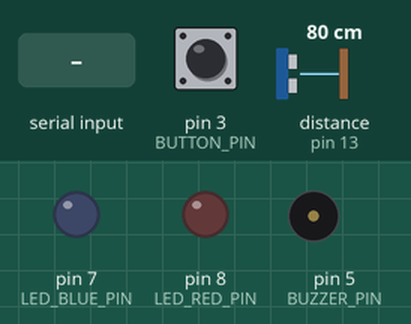
This sketch was run on a simulated Arduino Uno, built with avr-gcc and run on an emulated ATmega328P. Parts: output pins drawn as LEDs (lit = HIGH), buzzer (waves = sounding). Wiring (inferred from the names in the program): ultrasonic range finder: trigger pin 12; echo pin 13. The inputs (shaded band) are chosen by the test bench; at power-on: pin 3 (BUTTON_PIN) LOW, distance to the obstacle (sensor on pin 13) 80 cm. The echo pulse lasts 58.3 µs per cm; pins used as bus, display or sensor lines are not drawn; what the sketch prints to the serial monitor is not drawn.

Above: at 1.2 s.
1.3 s: "LIGHTS,1\n" received over Serial
At 2.4 s:
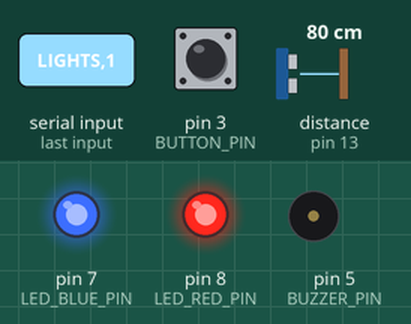
2.8 s: "SIREN,1\n" received over Serial
At 3.5 s:
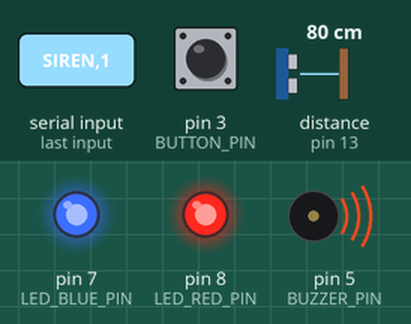
4.3 s: "LIGHTS,0\n" received over Serial
At 4.7 s:
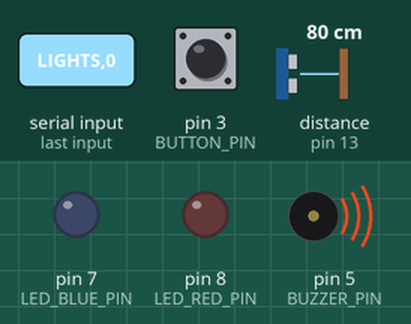
7.4 s: "SIREN,0\n" received over Serial
At 8.2 s:
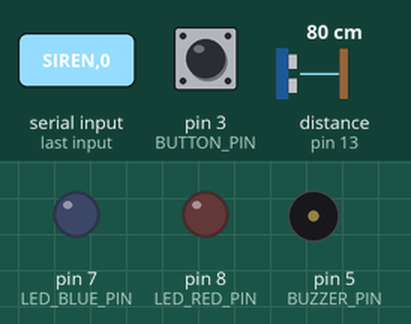
Timing chart, 0 to 9.9 s (numbered marks = the images above; inputs shaded):
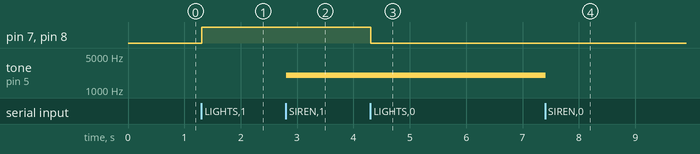

The sketch:

codice.ino
```cpp
const int TRIG_PIN = 12;
const int ECHO_PIN = 13;
const int BUTTON_PIN = 3;
const int LED_RED_PIN = 8;
const int LED_BLUE_PIN = 7;
const int BUZZER_PIN = 5;

const float MOTION_THRESHOLD_CM = 50.0;
const unsigned long SENSOR_INTERVAL_MS = 100;
const unsigned long DEBOUNCE_MS = 40;

bool motionDetected = false;
bool lightsOn = false;
bool sirenOn = false;

// Stato del pulsante e debounce
bool lastRawButtonState = LOW;
bool stableButtonState = LOW;
unsigned long lastButtonChangeMs = 0;

// Temporizzazione del sensore
unsigned long lastSensorReadMs = 0;

// Buffer per i comandi ricevuti da Linux
char commandBuffer[64];
size_t commandLength = 0;


float readDistanceCm() {
    digitalWrite(TRIG_PIN, LOW);
    delayMicroseconds(2);

    digitalWrite(TRIG_PIN, HIGH);
    delayMicroseconds(10);
    digitalWrite(TRIG_PIN, LOW);

    unsigned long duration = pulseIn(ECHO_PIN, HIGH, 25000UL);

    if (duration == 0) {
        return -1.0;  // Nessuna misura valida
    }

    return duration * 0.0343 / 2.0;
}


void setLights(bool on) {
    lightsOn = on;
    digitalWrite(LED_RED_PIN, on ? HIGH : LOW);
    digitalWrite(LED_BLUE_PIN, on ? HIGH : LOW);
}


void setSiren(bool on) {
    sirenOn = on;

    if (on) {
        tone(BUZZER_PIN, 2000);
    } else {
        noTone(BUZZER_PIN);
    }
}


void processCommand(char *command) {
    if (strcmp(command, "LIGHTS,1") == 0) {
        setLights(true);
    } else if (strcmp(command, "LIGHTS,0") == 0) {
        setLights(false);
    } else if (strcmp(command, "SIREN,1") == 0) {
        setSiren(true);
    } else if (strcmp(command, "SIREN,0") == 0) {
        setSiren(false);
    }
}


void readSerialCommands() {
    while (Serial.available() > 0) {
        char c = Serial.read();

        if (c == '\n') {
            commandBuffer[commandLength] = '\0';

            // Rimuove l'eventuale CR finale
            if (commandLength > 0 &&
                commandBuffer[commandLength - 1] == '\r') {
                commandBuffer[commandLength - 1] = '\0';
            }

            processCommand(commandBuffer);
            commandLength = 0;
        } else if (commandLength < sizeof(commandBuffer) - 1) {
            commandBuffer[commandLength++] = c;
        } else {
            // Comando troppo lungo: scarta il buffer
            commandLength = 0;
        }
    }
}


void readMotionSensor() {
    unsigned long now = millis();

    if (now - lastSensorReadMs < SENSOR_INTERVAL_MS) {
        return;
    }

    lastSensorReadMs = now;

    float distance = readDistanceCm();

    // Una misura non valida non viene interpretata come assenza
    // di movimento: manteniamo lo stato precedente.
    if (distance < 0) {
        return;
    }

    bool newMotionState = distance <= MOTION_THRESHOLD_CM;

    if (newMotionState != motionDetected) {
        motionDetected = newMotionState;

        Serial.println(motionDetected ? "MOTION,1" : "MOTION,0");
    }
}


void readButton() {
    bool rawState = digitalRead(BUTTON_PIN);
    unsigned long now = millis();

    if (rawState != lastRawButtonState) {
        lastRawButtonState = rawState;
        lastButtonChangeMs = now;
    }

    if (now - lastButtonChangeMs >= DEBOUNCE_MS &&
        rawState != stableButtonState) {

        stableButtonState = rawState;

        // Comunica soltanto il fronte di pressione
        if (stableButtonState == HIGH) {
            Serial.println("BUTTON,PRESS");
        }
    }
}


void setup() {
    pinMode(TRIG_PIN, OUTPUT);
    pinMode(ECHO_PIN, INPUT);
    pinMode(BUTTON_PIN, INPUT);

    pinMode(LED_RED_PIN, OUTPUT);
    pinMode(LED_BLUE_PIN, OUTPUT);
    pinMode(BUZZER_PIN, OUTPUT);

    setLights(false);
    setSiren(false);

    Serial.begin(9600);
    Serial.println("MOTION,0");
}


void loop() {
    readSerialCommands();
    readMotionSensor();
    readButton();
}
```

Measured:
- after the input at 1.3 s, pin 7 (LED_BLUE_PIN), pin 8 (LED_RED_PIN): LOW → HIGH at once
- after the input at 2.8 s, tone on pin 5 (BUZZER_PIN): silent → 2000 Hz at once
- after the input at 4.3 s, pin 7 (LED_BLUE_PIN), pin 8 (LED_RED_PIN): HIGH → LOW at once
- after the input at 7.4 s, tone on pin 5 (BUZZER_PIN): 2000 Hz → silent at once
